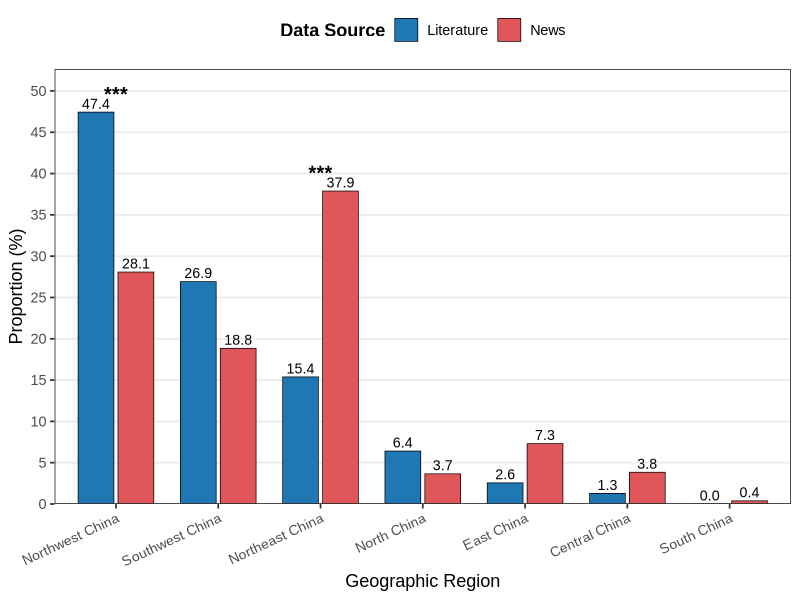
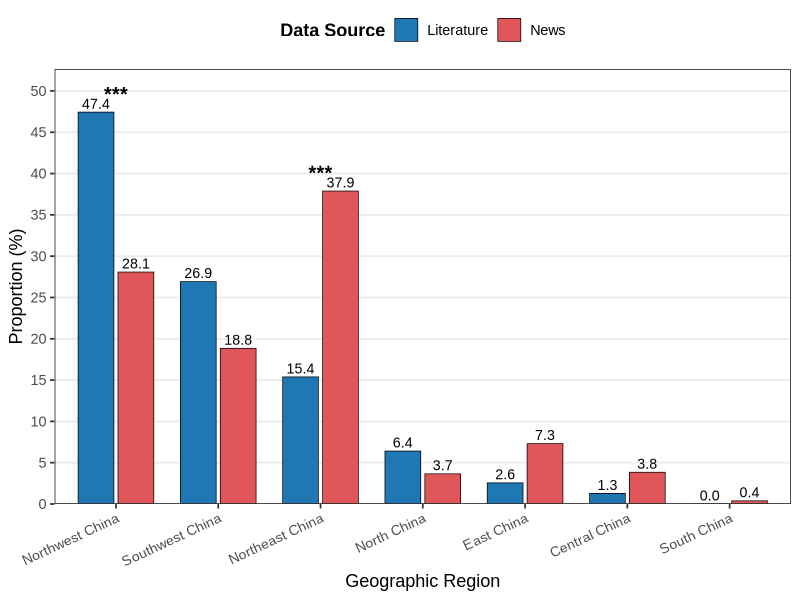

Write R code to recreate these figures, in order. (Note: this script raises an error after producing the figures.)
if (!requireNamespace("ggplot2", quietly = TRUE)) {
  install.packages("ggplot2", repos = "https://cloud.r-project.org")
}

suppressPackageStartupMessages(library(ggplot2))

regions <- c(
  "North China",
  "Northeast China",
  "East China",
  "Central China",
  "South China",
  "Southwest China",
  "Northwest China"
)

df <- data.frame(
  Region = rep(regions, times = 2),
  Method = rep(c("Literature", "News"), each = length(regions)),
  Frequency = c(
    5, 12, 2, 1, 0, 21, 37,
    19, 197, 38, 20, 2, 98, 146
  ),
  stringsAsFactors = FALSE
)

df$Method <- factor(df$Method, levels = c("Literature", "News"))
df$Proportion <- ave(df$Frequency, df$Method, FUN = function(x) x / sum(x) * 100)

literature_order <- df[df$Method == "Literature", c("Region", "Proportion")]
regions <- literature_order$Region[order(literature_order$Proportion, decreasing = TRUE)]
df$Region <- factor(df$Region, levels = regions)

contingency_all <- xtabs(Frequency ~ Method + Region, data = df)
chi_result <- chisq.test(contingency_all, correct = FALSE)

# Region-level markers are derived from chi-square standardized residuals.
region_p <- 2 * pnorm(-abs(chi_result$stdres["Literature", ]))

p_to_stars <- function(p) {
  if (is.na(p)) return("")
  if (p < 0.001) return("***")
  if (p < 0.01) return("**")
  if (p < 0.05) return("*")
  ""
}

sig_df <- data.frame(
  Region = regions,
  TestMethod = "Chi-square residual test (from 2x7 table)",
  PValue = as.numeric(region_p),
  SignifLabel = NA_character_,
  stringsAsFactors = FALSE
)

sig_df$SignifLabel <- vapply(sig_df$PValue, p_to_stars, character(1))

region_max <- aggregate(Proportion ~ Region, data = df, FUN = max)
sig_df <- merge(sig_df, region_max, by = "Region", sort = FALSE)
sig_df$Region <- factor(sig_df$Region, levels = regions)
sig_df <- sig_df[order(sig_df$Region), ]
sig_df$YPos <- sig_df$Proportion + 2.2

y_upper <- max(sig_df$YPos) + 1

p <- ggplot(df, aes(x = Region, y = Proportion, fill = Method)) +
  geom_col(
    position = position_dodge(width = 0.78),
    width = 0.70,
    color = "black",
    linewidth = 0.25
  ) +
  geom_text(
    aes(label = sprintf("%.1f", Proportion)),
    position = position_dodge(width = 0.78),
    vjust = -0.35,
    size = 3.6,
    family = "Arial"
  ) +
  scale_fill_manual(
    values = c("Literature" = "#1F77B4", "News" = "#E15759"),
    name = "Data Source"
  ) +
  scale_y_continuous(
    limits = c(0, y_upper),
    breaks = seq(0, 55, by = 5),
    expand = expansion(mult = c(0, 0.04))
  ) +
  geom_text(
    data = sig_df,
    aes(x = Region, y = YPos, label = SignifLabel),
    inherit.aes = FALSE,
    family = "Arial",
    size = 5,
    fontface = "bold"
  ) +
  labs(
    x = "Geographic Region",
    y = "Proportion (%)"
  ) +
  theme_bw(base_size = 13, base_family = "Arial") +
  theme(
    axis.text.x = element_text(angle = 25, hjust = 1, vjust = 1),
    legend.position = "top",
    legend.title = element_text(face = "bold"),
    panel.grid.major.x = element_blank(),
    panel.grid.minor = element_blank()
  )

args <- commandArgs(trailingOnly = FALSE)
file_flag <- "--file="
script_path <- sub(file_flag, "", args[grep(file_flag, args)])

if (length(script_path) > 0) {
  output_dir <- dirname(normalizePath(script_path, winslash = "/", mustWork = FALSE))
} else {
  output_dir <- getwd()
}

png_file <- file.path(output_dir, "news_literature_region_comparison.png")
pdf_file <- file.path(output_dir, "news_literature_region_comparison.pdf")
pvalue_file <- file.path(output_dir, "regional_significance_tests.csv")
global_file <- file.path(output_dir, "global_chi_square_test.csv")

ggsave(filename = png_file, plot = p, width = 11, height = 6.5, dpi = 600)
ggsave(filename = pdf_file, plot = p, width = 11, height = 6.5, device = cairo_pdf)
write.csv(sig_df[, c("Region", "TestMethod", "PValue", "SignifLabel")], pvalue_file, row.names = FALSE)
write.csv(
  data.frame(
    TestMethod = "Chi-square test of independence (2x7)",
    Statistic = unname(chi_result$statistic),
    DF = unname(chi_result$parameter),
    PValue = chi_result$p.value
  ),
  global_file,
  row.names = FALSE
)

message("Figure saved to:")
message(" - ", png_file)
message(" - ", pdf_file)
message("Significance table saved to:")
message(" - ", pvalue_file)
message("Global test table saved to:")
message(" - ", global_file)
